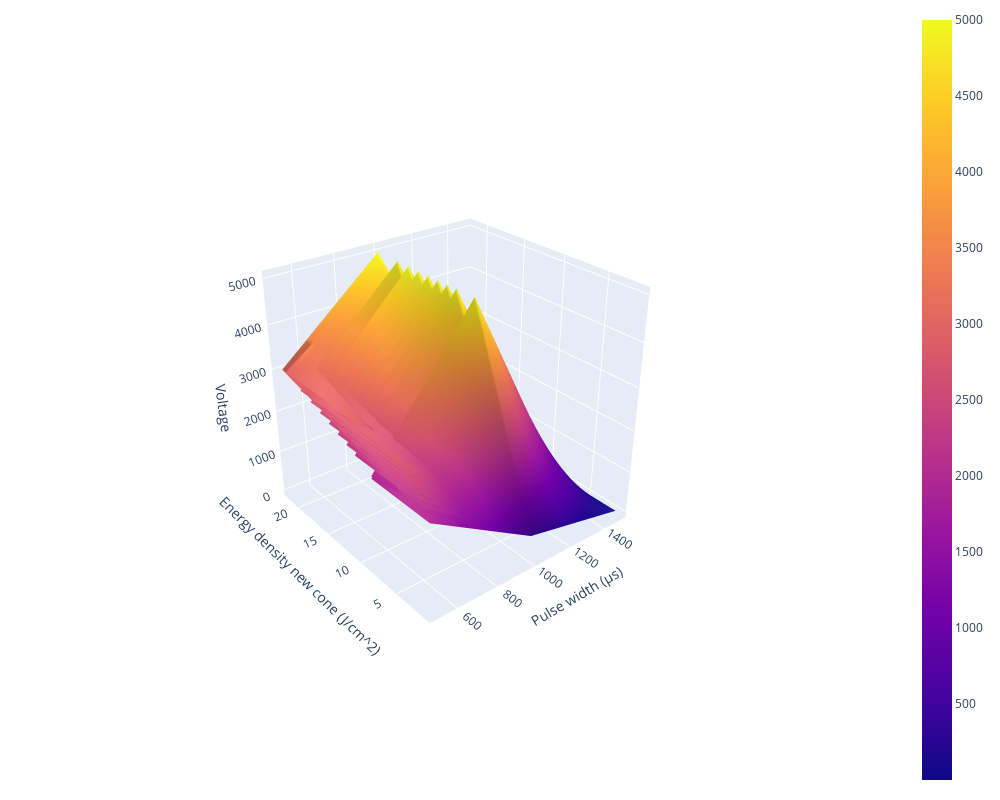

Notebook code cell kept with this figure:
### Markdown cell above
#### Plot GP Function, Scipy Optimize Function, against Raw Data

### Code cell
import plotly.graph_objects as go
import matplotlib.pyplot as plt
import matplotlib as mpl

# plt.style.use('seaborn')
# mpl.rcParams['lines.linewidth'] = 1.5
# plt.rcParams['figure.dpi'] = 200
fig = go.Figure(data=[go.Surface(z=df.values, 
                                    x=time_bol_dat,
                                    y=energy_den_bol_dat,
                                    name='GP regression')])
# fig.add_trace(go.Scatter3d(x=train_x[:,0].numpy(),
#                               y=train_x[:,1]s.numpy(),
#                             z=train_y.numpy(), mode='markers', 
#                             marker={'color':'darkgreen'}, name='training data'))
fig.update_layout( width=1000, height=800,
                    legend=dict(orientation="h", yanchor="top", y=1.02, 
                    xanchor="left",x=1), margin=dict(r=20, l=10, b=10, t=10), 
                        scene=dict(
                        xaxis_title="Pulse width (μs)",
                        yaxis_title="Energy density new cone (J/cm^2)",
                        zaxis_title='Voltage')
                    )
camera = dict(
        up=dict(x=0, y=0, z=1),
        center=dict(x=0, y=0, z=0),
        eye=dict(x=-2, y=-2.5, z=1.75)
)
fig.update_layout(scene_camera=camera)
fig.show()

### Figure 1 — Plotly figure (JSON) as saved in the notebook; plotly's stock layout.template omitted (floating-point values rounded to 4 significant figures; data arrays with more than 128 entries replaced by an {"elided": "..."} marker saying what was removed)
{"data": [{"name": "GP regression", "x": [500, 1000, 1500, 2000, 2500, 3000, 3500, 4000, 4500, 5000, 500, 1000, 1500, 2000, 2500, 3000, 3500, 4000, 4500, 5000, 500, 1000, 1500, 2000, 2500, 3000, 3500, 4000, 4500, 5000, 500, 1000, 1500, 2000, 2500, 3000, 3500, 4000, 4500, 5000, 500, 1000, 1500, 2000, 2500, 3000, 3500, 4000, 4500, 5000, 500, 1000, 1500, 2000, 2500, 3000, 3500, 4000, 4500, 5000, 500, 1000, 1500, 2000, 2500, 3000, 3500, 4000, 4500, 5000, 1000, 5000, 500, 1000, 1500, 2000, 2500, 3000, 3500, 4000, 4500, 5000, 500, 1000, 1500, 2000, 2500, 3000, 3500, 4000, 4500, 5000], "y": [1.92, 3.79, 5.36, 6.65, 7.73, 8.59, 9.36, 9.99, 10.53, 11.02, 2.14, 4.26, 6.01, 7.43, 8.63, 9.58, 10.41, 11.08, 11.65, 12.18, 2.46, 4.79, 6.72, 8.28, 9.59, 10.66, 11.49, 12.21, 12.85, 13.4, 2.73, 5.38, 7.48, 9.18, 10.53, 11.71, 12.66, 13.35, 14.11, 14.67, 3.04, 5.99, 8.29, 10.1, 11.62, 12.83, 13.83, 14.7, 15.45, 15.98, 3.4, 6.44, 8.99, 11.01, 12.57, 13.97, 15.03, 15.99, 16.74, 17.38, 3.7, 7.22, 9.91, 12.08, 13.89, 15.29, 16.48, 17.44, 18.24, 18.93, 10.27, 21.81, 1.49, 2.89, 4.12, 5.18, 6.07, 6.78, 7.36, 7.94, 8.39, 8.8, 1.37, 2.7, 3.84, 4.83, 5.66, 6.78, 7.36, 7.94, 8.39, 8.8], "z": {"elided": "92x3 float values"}, "type": "surface"}], "layout": {"legend": {"orientation": "h", "yanchor": "top", "y": 1.02, "xanchor": "left", "x": 1}, "margin": {"r": 20, "l": 10, "b": 10, "t": 10}, "width": 1000, "height": 800, "scene": {"xaxis": {"title": {"text": "Pulse width (μs)"}}, "yaxis": {"title": {"text": "Energy density new cone (J/cm^2)"}}, "zaxis": {"title": {"text": "Voltage"}}, "camera": {"up": {"x": 0, "y": 0, "z": 1}, "center": {"x": 0, "y": 0, "z": 0}, "eye": {"x": -2, "y": -2.5, "z": 1.75}}}}}
